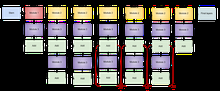
%> input picture EfficientNetB2模型.png, 220 x 91 px, shrunk from 1080 x 446 before the run
$ octave --eval "result = extractHOG(imread('EfficientNetB2模型.png'));"   (GNU Octave 9; MATLAB toolbox functions it lacks are replaced by stand-ins)
%> lines starting %> are read from the running program, lines starting %| are printed output that depends on the picture; in (x1, y1, x2, y2) boxes, pixels count from 0 and x2, y2 are one past the last pixel; in counts of white or black regions, pixels touching at a corner belong together; the program's own positions count from 1
function [hogFeatures, visualizedImage] = extractHOG(inputImage)
    cellSize = 8;
    numBins = 9;

    if size(inputImage, 3) == 3
        grayImage = rgb2gray(inputImage);
    else
        grayImage = inputImage;
    end

    grayImage = double(grayImage);
%> grayImage: size 91x220 double
    [height, width] = size(grayImage);
%> height = 91; width = 220
    processedImage = sqrt(grayImage);
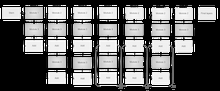
%> processedImage: size 91x220 double; min 0, max 15.97, mean 6.33; drawn with min black and max white

    gradientY = [-1 0 1];
    gradientX = gradientY';
    gradY = imfilter(processedImage, gradientY, 'replicate');
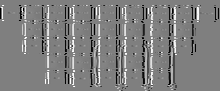
%> gradY: size 91x220 double; min -15.97, max 15.97, mean -0.0175; drawn with min black and max white
    gradX = imfilter(processedImage, gradientX, 'replicate');
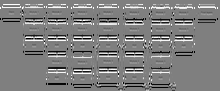
%> gradX: size 91x220 double; min -15.97, max 15.97, mean 0.00384; drawn with min black and max white
    magnitude = sqrt(gradX.^2 + gradY.^2);
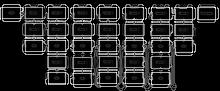
%> magnitude: size 91x220 double; min 0, max 22.58, mean 3.5; drawn with min black and max white
    direction = atan2d(gradY, gradX);
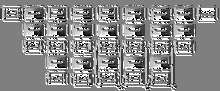
%> direction: size 91x220 double; min -179.9, max 180, mean 14.9; drawn with min black and max white
    direction(direction < 0) = direction(direction < 0) + 180;
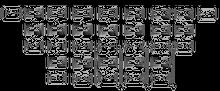
%> direction: size 91x220 double; min 0, max 180, mean 54.8

    angleStep = 180 / numBins;
    numCellsX = floor(width / cellSize);
%> numCellsX = 27
    numCellsY = floor(height / cellSize);
%> numCellsY = 11
    hogCells = cell(numCellsY, numCellsX);

    for x = 1:numCellsX
        for y = 1:numCellsY
            colRange = (x - 1) * cellSize + 1:x * cellSize;
            rowRange = (y - 1) * cellSize + 1:y * cellSize;
            gradCell = magnitude(rowRange, colRange);
            normFactor = sum(gradCell(:));
            if normFactor == 0
                normalizedGrad = gradCell;
            else
                normalizedGrad = gradCell / normFactor;
            end
            histValues = zeros(1, numBins);
            for i = 1:cellSize
                for j = 1:cellSize
                    binIdx = floor(direction(rowRange(j), colRange(i)) / angleStep) + 1;
                    binIdx = min(binIdx, numBins);
                    histValues(binIdx) = histValues(binIdx) + normalizedGrad(j, i);
                end
            end
            hogCells{y, x} = histValues;
        end
    end
%> after the loop, histValues = [0 0 0 0 0 0 0 0 0]; hogCells = 297 items; normalizedGrad = [0 0 0 0 0 0 0 0; 0 0 0 0 0 0 0 0; 0 0 0 0 0 0 0 0; 0 0 0 0 0 0 0 0; 0 0 0 0 0 0 0 0; 0 0 0 0 0 0 0 0; 0 0 0 0 0 0 0 0; 0 0 0 0 0 0 0 0]

    hogFeatures = cell(1, (numCellsX - 1) * (numCellsY - 1));
    idx = 1;
    for x = 1:numCellsX - 1
        for y = 1:numCellsY - 1
            blockFeature = [hogCells{y, x}, hogCells{y, x + 1}, hogCells{y + 1, x}, hogCells{y + 1, x + 1}];
            hogFeatures{idx} = blockFeature / sum(blockFeature);
            idx = idx + 1;
        end
    end
%> after the loop, hogFeatures = 260 items; idx = 261

    if size(inputImage, 3) == 1
        visualizedImage = cat(3, uint8(inputImage), uint8(inputImage), uint8(inputImage));
    else
        visualizedImage = inputImage;
%> visualizedImage is the input picture: size 91x220x3 uint8; mean R, G, B 92.2, 86.7, 83.4
    end

    lines = [];
    for x = 1:numCellsX
        for y = 1:numCellsY
            cellHist = hogCells{y, x};
            for bin = 1:numBins
                binAngle = (bin - 1) * angleStep + angleStep / 2;
                intensity = cellHist(bin);
                if intensity == 0
                    continue;
                end
                length = intensity * 20;
                [dx, dy] = pol2cart(deg2rad(binAngle), length);
                startX = (x - 0.5) * cellSize;
                startY = (y - 0.5) * cellSize;
                endX = startX + dx;
                endY = startY + dy;
                lines = [lines; startX, startY, endX, endY];
            end
        end
    end
%> after the loop, lines = 1668 rows, first 8: [4 4 15.82 6.08; 4 4 5.03 5.23; 4 4 4 7.61; 4 4 1.26 4.48; 4 12 4.01 12; 4 12 4.03 12.01; 4 12 4.02 12.06; 4 12 4 30.1]

    if ~isempty(lines)
        visualizedImage = insertShape(visualizedImage, 'Line', lines, 'Color', 'black', 'LineWidth', 1);
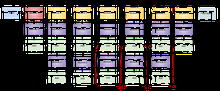
%> visualizedImage: size 91x220x3 uint8; 10.46% of pixels changed, all inside (x1, y1, x2, y2) = (2, 5, 215, 91)
%> `result = extractHOG(imread('EfficientNetB2模型.png'));`: result = 260 items
    end
end
